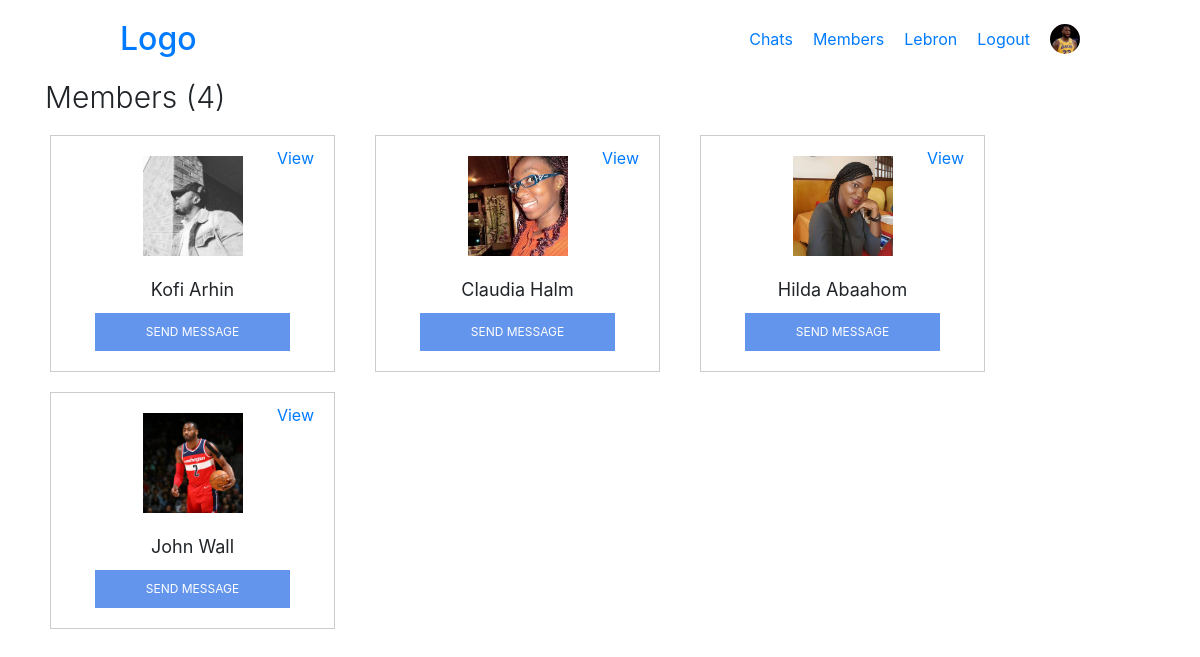
/members.php (signed in), run on the app's committed database.
### tables this page shows
CREATE TABLE `users` (
  `id` int(11) NOT NULL,
  `first_name` varchar(256) NOT NULL,
  `last_name` varchar(256) NOT NULL,
  `username` varchar(256) NOT NULL,
  `password` varchar(256) NOT NULL,
  `profile_pic` varchar(256) NOT NULL,
  `created_on` datetime NOT NULL
);

### classes/db.php (called while the page is built, shortened)
<?php
class Db {
	private static $instance = null;
	private $pdo,
	$stmt,
	$result,
	$error = false,
	$count = 0;
	private function __construct() {
		$this->pdo = new PDO("mysql:host=localhost;dbname=chat_system", 'root', 'root');
	}
	public static function get_instance() {
		if(!isset(self::$instance)) {
			self::$instance = new Db;
		}
		return self::$instance;
	}
	public function query($sql, $fields = array()) {
		$this->error = false;
		if($this->stmt = $this->pdo->prepare($sql)) {
			if($fields) {
				$counter = 1;
				foreach($fields as $field) {
					$this->stmt->bindValue($counter, $field);
					$counter +=1;
				}
			}
			if($this->stmt->execute()) {
				$this->result = $this->stmt->fetchAll(PDO::FETCH_OBJ);
				$this->count = $this->stmt->rowCount();
			} else {
				$this->error = true;
			}
		} else {
			$this->error = true;
		}
		return $this;
	}
	public function action($action, $table, $where = array()) {
		$sql = "{$action} from {$table}";
		if($where && count($where) === 3) {
			$field = $where[0];
			$condition = $where[1];
			$value = $where[2];
			$sql .= " where {$field} {$condition} ?";
			if(!$this->query($sql, array($value))->error()) {
				return $this;
			}
		} else if(!$where) {
			if(!$this->query($sql)->error()) {
				return $this;
			}
		}
		return $this;
	}
	public function get($table, $where = array()) {
		$action = "select *";
		return $this->action($action, $table, $where);
	}
		public function error() {
			return $this->error;
		}
		public function count() {
			return $this->count;
		}
		public function result() {
			return $this->result;
		}
		public function first() {
			return $this->result[0];
		}
	}

### classes/config.php (called while the page is built)
<?php
	class Config {
		public static function get($path) {
			$path = explode('/', $path);
			$config = $GLOBALS['config'];
			foreach($path as $bit) {
				if(isset($config[$bit])) {
					$config  = $config[$bit];
				}
			}
			return $config;
		}
	}

### classes/user.php (called while the page is built, shortened)
<?php
	class User {
		private $db = null,
				$session_name = null,
				$logged_in = false,
				$data = array();
		public function __construct($user = false) {
			$this->db = db::get_instance();
			$this->session_name = config::get('session/session_name');
			if(!$user) {
				if(session::exist($this->session_name)) {
					$user = session::get($this->session_name);
					if($this->find($user)) {
						$this->logged_in = true;
					}
				}
			} else {
				$this->find($user);
			}
		}
		public function find($user) {
			$field = (is_numeric($user)) ? 'id':'username';
			$check = $this->db->get('users', array($field, '=', $user));
			if($check->count()) {
				$this->data = $check->first();
				return true;
			}
			return false;
		}
		public function get_users() {
				if(session::exist($this->session_name)) {
					$user = session::get($this->session_name);
					$sql = "select * from users where  id != ?";
					$fields = array(
						'id' => $user
					);
					$query = $this->db->query($sql, $fields);
					if($query->count()) {
							return ($query->result());
					}
 				}
 				return false;
		}
		public function data() {
			return $this->data;
		}
		public function logged_in() {
			return $this->logged_in;
		}
	}

### classes/session.php (called while the page is built, shortened)
<?php
	class Session {
		public static function exist($name) {
			return (isset($_SESSION[$name])) ? true : false;
		}
		public static function get($name) {
			return $_SESSION[$name];
		}
	}

### members.php (the view, shortened to what this page needs)
<?php
require_once "header.php";
$user = new User;
$members = 	$user->get_users();
$total_members = count($members);
?>
<section id="mebers">
	<div class="container">
		<h1 class="title">Members (<?php echo $total_members; ?>)</h1>
		<div class="row">
			<?php
			if($members) {
				foreach($members as $member) {
					$member_name = $member->first_name." ".$member->last_name;
					$member_pic = $member->profile_pic;
					$member_id = $member->id;
					?>
					<div class="col-md-3 member-unit">
						<div class="member-face" style="background-image: url(uploads/<?php echo $member_pic; ?>);">
						</div>
						<div class="content">
							<p class="name"><?php echo $member_name; ?></p>
						</div>
						<a href="profile.php?user_id=<?php echo $member_id; ?>" class="view">View</a>
						<a href="create_message.php?receiver_id=<?php echo $member_id; ?>" class='link'>Send Message</a>
					</div>
					<?php
				}
			}
			?>
		</div>
	</div>
</section>

### header.php (shortened to what this page needs)
<?php
$user = new User();
if($user->logged_in()) {
$profile_pic = $user->data()->profile_pic;
}
?>
<!DOCTYPE html>
<html lang="en">
<head>
	<link rel="stylesheet" href="css/bootstrap.min.css">
	<link rel="stylesheet" href="css/styles.css">
</head>
<body>
	<header>
		<div class="header-wrapper">
			<h1 class="logo"><a href="index.php">Logo</a></h1>
			<nav>
				<?php
				if($user->logged_in()) {
					$user_id = $user->data()->id;
					$username = $user->data()->username;
					?>
					<a href="messages.php">Chats <span id="unread"></span></a>
					<a href="members.php">Members</a>
					<a href="profile.php?user_id=<?php echo $user_id; ?>" style="text-transform: capitalize;"><?php echo $username; ?></a>
					<a href="logout.php">Logout</a>
					<a href="profile.php?user_id=<?php echo session::get('user'); ?>" class="user-face" style="background-image: url(uploads/<?php echo $profile_pic; ?>)"></a>
					<?php
				} else {
					?>
					<a href="login.php">Login</a>
					<a href="register.php">Register</a>
					<?php
				}
				?>
			</nav>
		</div>
	</header>
	<?php
	include("info_messages.php");
	?>

### info_messages.php (shortened to what this page needs)
<div class="container">
		<div class="row">
				<div class="col-md-6 offset-md-3">
				</div>
		</div>
</div>

### css/styles.css (style rules this page uses)
html { line-height: 1.15; -webkit-text-size-adjust: 100%; }
body { margin: 0; }
h1 { font-size: 2em; margin: 0.67em 0; }
a { background-color: transparent; }
* { box-sizing: border-box; }
h1, h2, h3, h4, h5, h6, p { margin: 0; padding: 0; }
.title { margin-bottom: 20px; font-size: 30px; font-weight: 300; }
.header-wrapper { width: 960px; max-width: 90%; margin: 0 auto; display: flex; justify-content: space-between; align-items: center; padding: 20px 0px; }
.header-wrapper nav { display: flex; align-items: center; }
.header-wrapper nav a { margin-left: 20px; }
.header-wrapper nav .user-face { display: inline-block; width: 30px; height: 30px; border-radius: 50%; background-size: cover; background-position: center; }
.member-unit { padding: 20px; text-align: center; cursor: pointer; position: relative; border: 1px solid rgba(0, 0, 0, 0.2); margin: 0px 20px 20px; }
.member-unit .view { position: absolute; top: 10px; right: 20px; }
.member-unit .member-face { width: 100px; height: 100px; margin: 0 auto 20px; background-size: cover; background-position: center; }
.member-unit .content .name { margin-bottom: 10px; text-transform: capitalize; font-size: 18px; font-weight: 400; }
.member-unit .link { display: inline-block; padding: 10px; font-size: 12px; background: #6495ED; width: 80%; color: white; text-transform: uppercase; }

### data on the page
users: username "Lebron", profile_pic (picture)
users: profile_pic (picture), member_name "Kofi Arhin"
users: profile_pic (picture), member_name "Claudia Halm"
users: profile_pic (picture), member_name "Hilda Abaahom"
users: profile_pic (picture), member_name "John Wall"

### other printed values
$total_members "4"
